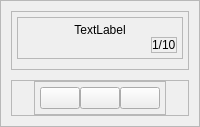
                     <widget class="QWidget" name="pageViewMode">
                      <layout class="QHBoxLayout" name="horizontalLayout_25">
                       <property name="spacing">
                        <number>0</number>
                       </property>
                       <property name="leftMargin">
                        <number>0</number>
                       </property>
                       <property name="topMargin">
                        <number>0</number>
                       </property>
                       <property name="rightMargin">
                        <number>0</number>
                       </property>
                       <property name="bottomMargin">
                        <number>0</number>
                       </property>
                       <item>
                        <widget class="QFrame" name="frame_19">
                         <property name="maximumSize">
                          <size>
                           <width>1000</width>
                           <height>1000</height>
                          </size>
                         </property>
                         <property name="frameShape">
                          <enum>QFrame::StyledPanel</enum>
                         </property>
                         <property name="frameShadow">
                          <enum>QFrame::Raised</enum>
                         </property>
                         <layout class="QVBoxLayout" name="verticalLayout_47">
                          <property name="spacing">
                           <number>10</number>
                          </property>
                          <property name="leftMargin">
                           <number>10</number>
                          </property>
                          <property name="topMargin">
                           <number>10</number>
                          </property>
                          <property name="rightMargin">
                           <number>10</number>
                          </property>
                          <property name="bottomMargin">
                           <number>10</number>
                          </property>
                          <item>
                           <widget class="QFrame" name="frame_20">
                            <property name="frameShape">
                             <enum>QFrame::StyledPanel</enum>
                            </property>
                            <property name="frameShadow">
                             <enum>QFrame::Raised</enum>
                            </property>
                            <layout class="QVBoxLayout" name="verticalLayout_45">
                             <property name="spacing">
                              <number>5</number>
                             </property>
                             <property name="leftMargin">
                              <number>5</number>
                             </property>
                             <property name="topMargin">
                              <number>5</number>
                             </property>
                             <property name="rightMargin">
                              <number>5</number>
                             </property>
                             <property name="bottomMargin">
                              <number>10</number>
                             </property>
                             <item>
                              <widget class="QFrame" name="wordCardViewMode">
                               <property name="sizePolicy">
                                <sizepolicy hsizetype="Expanding" vsizetype="Expanding">
                                 <horstretch>0</horstretch>
                                 <verstretch>0</verstretch>
                                </sizepolicy>
                               </property>
                               <property name="minimumSize">
                                <size>
                                 <width>0</width>
                                 <height>0</height>
                                </size>
                               </property>
                               <property name="frameShape">
                                <enum>QFrame::StyledPanel</enum>
                               </property>
                               <property name="frameShadow">
                                <enum>QFrame::Raised</enum>
                               </property>
                               <layout class="QVBoxLayout" name="verticalLayout_46">
                                <property name="spacing">
                                 <number>0</number>
                                </property>
                                <property name="leftMargin">
                                 <number>5</number>
                                </property>
                                <property name="topMargin">
                                 <number>5</number>
                                </property>
                                <property name="rightMargin">
                                 <number>5</number>
                                </property>
                                <property name="bottomMargin">
                                 <number>5</number>
                                </property>
                                <item>
                                 <widget class="QLabel" name="wordViewMode">
                                  <property name="sizePolicy">
                                   <sizepolicy hsizetype="Expanding" vsizetype="Expanding">
                                    <horstretch>0</horstretch>
                                    <verstretch>0</verstretch>
                                   </sizepolicy>
                                  </property>
                                  <property name="minimumSize">
                                   <size>
                                    <width>0</width>
                                    <height>0</height>
                                   </size>
                                  </property>
                                  <property name="maximumSize">
                                   <size>
                                    <width>16777215</width>
                                    <height>16777215</height>
                                   </size>
                                  </property>
                                  <property name="text">
                                   <string>TextLabel</string>
                                  </property>
                                  <property name="alignment">
                                   <set>Qt::AlignCenter</set>
                                  </property>
                                 </widget>
                                </item>
                                <item alignment="Qt::AlignRight">
                                 <widget class="QFrame" name="wordCardBottomViewMode">
                                  <property name="frameShape">
                                   <enum>QFrame::StyledPanel</enum>
                                  </property>
                                  <property name="frameShadow">
                                   <enum>QFrame::Raised</enum>
                                  </property>
                                  <layout class="QHBoxLayout" name="horizontalLayout_24">
                                   <property name="spacing">
                                    <number>0</number>
                                   </property>
                                   <property name="leftMargin">
                                    <number>0</number>
                                   </property>
                                   <property name="topMargin">
                                    <number>0</number>
                                   </property>
                                   <property name="rightMargin">
                                    <number>0</number>
                                   </property>
                                   <property name="bottomMargin">
                                    <number>0</number>
                                   </property>
                                   <item alignment="Qt::AlignRight">
                                    <widget class="QLabel" name="labelWordCounterViewMode">
                                     <property name="text">
                                      <string>1/10</string>
                                     </property>
                                    </widget>
                                   </item>
                                  </layout>
                                 </widget>
                                </item>
                               </layout>
                              </widget>
                             </item>
                            </layout>
                           </widget>
                          </item>
                          <item>
                           <widget class="QFrame" name="frame_21">
                            <property name="frameShape">
                             <enum>QFrame::StyledPanel</enum>
                            </property>
                            <property name="frameShadow">
                             <enum>QFrame::Raised</enum>
                            </property>
                            <layout class="QHBoxLayout" name="horizontalLayout_4">
                             <property name="spacing">
                              <number>0</number>
                             </property>
                             <property name="leftMargin">
                              <number>0</number>
                             </property>
                             <property name="topMargin">
                              <number>0</number>
                             </property>
                             <property name="rightMargin">
                              <number>0</number>
                             </property>
                             <property name="bottomMargin">
                              <number>0</number>
                             </property>
                             <item alignment="Qt::AlignHCenter">
                              <widget class="QFrame" name="toolsPanelViewMode">
                               <property name="frameShape">
                                <enum>QFrame::StyledPanel</enum>
                               </property>
                               <property name="frameShadow">
                                <enum>QFrame::Raised</enum>
                               </property>
                               <layout class="QHBoxLayout" name="horizontalLayout_3">
                                <property name="spacing">
                                 <number>0</number>
                                </property>
                                <property name="leftMargin">
                                 <number>5</number>
                                </property>
                                <property name="topMargin">
                                 <number>5</number>
                                </property>
                                <property name="rightMargin">
                                 <number>5</number>
                                </property>
                                <property name="bottomMargin">
                                 <number>5</number>
                                </property>
                                <item>
                                 <widget class="QPushButton" name="answerViewModeBtn">
                                  <property name="text">
                                   <string/>
                                  </property>
                                  <property name="iconSize">
                                   <size>
                                    <width>64</width>
                                    <height>64</height>
                                   </size>
                                  </property>
                                 </widget>
                                </item>
                                <item>
                                 <widget class="QPushButton" name="backViewModeBtn">
                                  <property name="text">
                                   <string/>
                                  </property>
                                  <property name="iconSize">
                                   <size>
                                    <width>64</width>
                                    <height>64</height>
                                   </size>
                                  </property>
                                 </widget>
                                </item>
                                <item>
                                 <widget class="QPushButton" name="nextViewModeBtn">
                                  <property name="text">
                                   <string/>
                                  </property>
                                  <property name="iconSize">
                                   <size>
                                    <width>64</width>
                                    <height>64</height>
                                   </size>
                                  </property>
                                 </widget>
                                </item>
                               </layout>
                              </widget>
                             </item>
                            </layout>
                           </widget>
                          </item>
                         </layout>
                        </widget>
                       </item>
                      </layout>
                     </widget>
